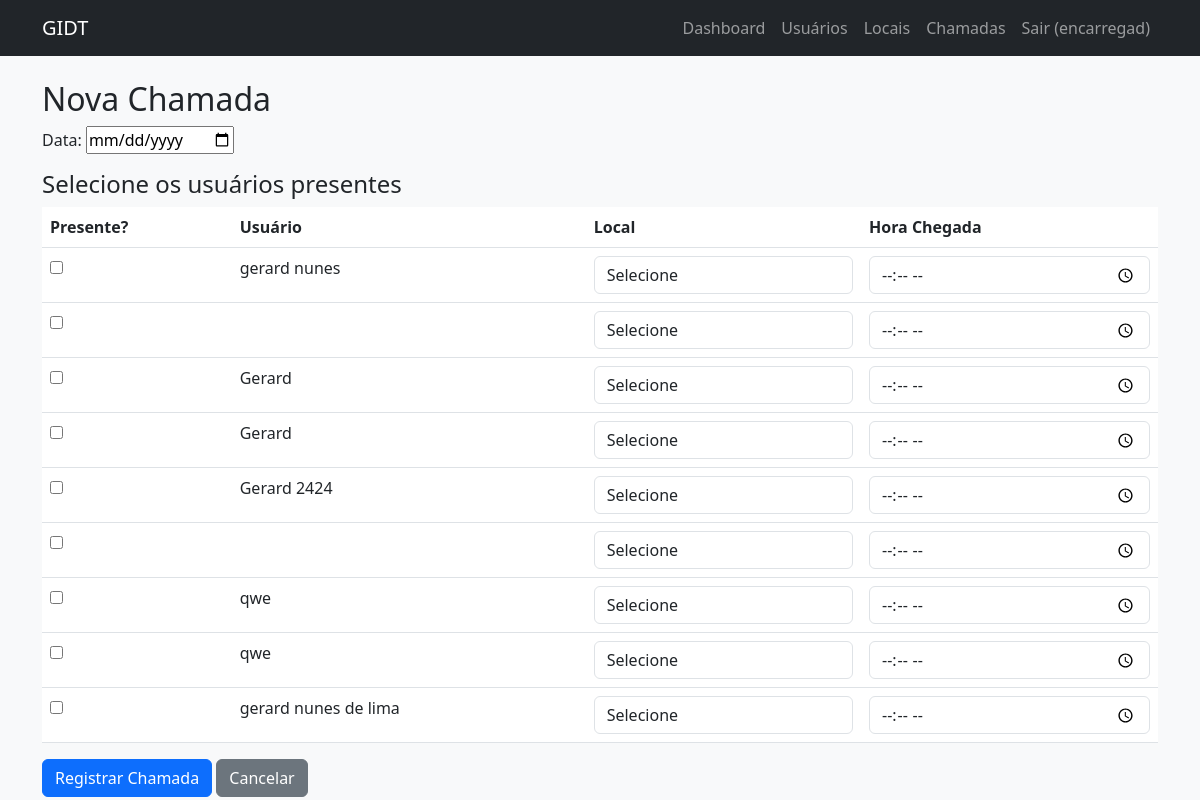
/encarregado/chamadas/nova/ (signed in), run on an earlier commit of the app's database.
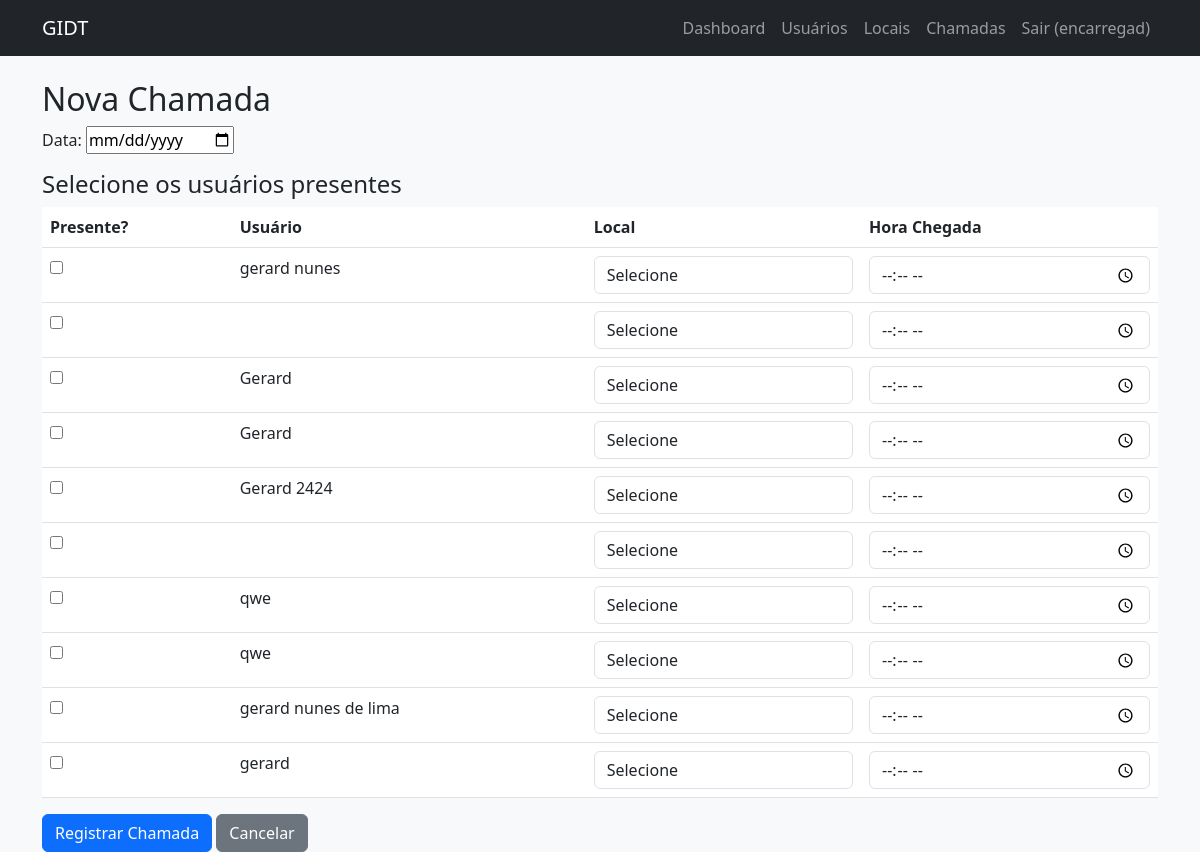
And on a later commit of the database.
### gestao/models.py (models this page shows, shortened)
class User(AbstractUser):
    ROLE_CHOICES = (
        ('gestor', 'Gestor'),
        ('gerente', 'Gerente'),
        ('encarregado', 'Encarregado'),
        ('usuario', 'Usuário'),
        ('administrador', 'Administrador'),
    )
    role = models.CharField(max_length=20, choices=ROLE_CHOICES, default='usuario')
    cpf = models.CharField(max_length=14, unique=True, null=True, blank=True)
    telefone = models.CharField(max_length=20, blank=True)
    endereco = models.TextField(blank=True)
    aprovado = models.BooleanField(default=False)  # apenas para usuários
    aprovado_por = models.ForeignKey('self', on_delete=models.SET_NULL, null=True, blank=True, related_name='aprovados')
    aprovado_em = models.DateTimeField(null=True, blank=True)
    pix = models.CharField(max_length=50, blank=True)

### gestao/views/Vencarregado.py (the view)
# urls.py: path('encarregado/chamadas/nova/', chamada_create, name='chamada_create'),
@login_required
@role_required('encarregado')
def chamada_create(request):
    if request.method == 'POST':
        form = ChamadaForm(request.POST)
        if form.is_valid():
            data = form.cleaned_data['data']
            if Chamada.objects.filter(data=data, encarregado=request.user).exists():
                messages.error(request, 'Já existe uma chamada para esta data.')
                return redirect('chamada_create')
            chamada = form.save(commit=False)
            chamada.encarregado = request.user
            chamada.save()
            usuarios_ids = request.POST.getlist('usuarios')
            for uid in usuarios_ids:
                local_id = request.POST.get(f'local_{uid}')
                hora = request.POST.get(f'hora_{uid}')
                if local_id:
                    presenca = Presenca(
                        chamada=chamada,
                        usuario_id=uid,
                        local_id=local_id,
                        hora_chegada=hora or None
                    )
                    presenca.save()
            messages.success(request, 'Chamada registrada.')
            return redirect('chamada_list')
    else:
        form = ChamadaForm(initial={'data': timezone.now().date()})
        usuarios_aprovados = User.objects.filter(role='usuario', aprovado=True)
        locais = Local.objects.all()
        return render(request, 'encarregado/chamada_form.html', {
            'form': form,
            'usuarios': usuarios_aprovados,
            'locais': locais
        })

### gestao/forms.py
class ChamadaForm(forms.ModelForm):
    class Meta:
        model = Chamada
        fields = ['data']
        widgets = {
            'data': forms.DateInput(attrs={'type': 'date'}),
        }

### templates/encarregado/chamada_form.html (shortened to what this page needs)
{% extends "base.html" %}
{% block content %}
<h2>Nova Chamada</h2>
<form method="post">
    {{ form.as_p }}
    <h4>Selecione os usuários presentes</h4>
    <table class="table">
        <thead>
            <tr>
                <th>Presente?</th>
                <th>Usuário</th>
                <th>Local</th>
                <th>Hora Chegada</th>
            </tr>
        </thead>
        <tbody>
            {% for usuario in usuarios %}
            <tr>
                <td><input type="checkbox" name="usuarios" value="{{ usuario.id }}"></td>
                <td>{{ usuario.first_name }}</td>
                <td>
                    <select name="local_{{ usuario.id }}" class="form-control">
                        <option value="">Selecione</option>
                    </select>
                </td>
                <td><input type="time" name="hora_{{ usuario.id }}" class="form-control"></td>
            </tr>
            {% endfor %}
        </tbody>
    </table>
    <button type="submit" class="btn btn-primary">Registrar Chamada</button>
    <a href="{% url 'chamada_list' %}" class="btn btn-secondary">Cancelar</a>
</form>
{% endblock %}

What changed in the data, as far as the page shows it:
added User: first_name "gerard"
